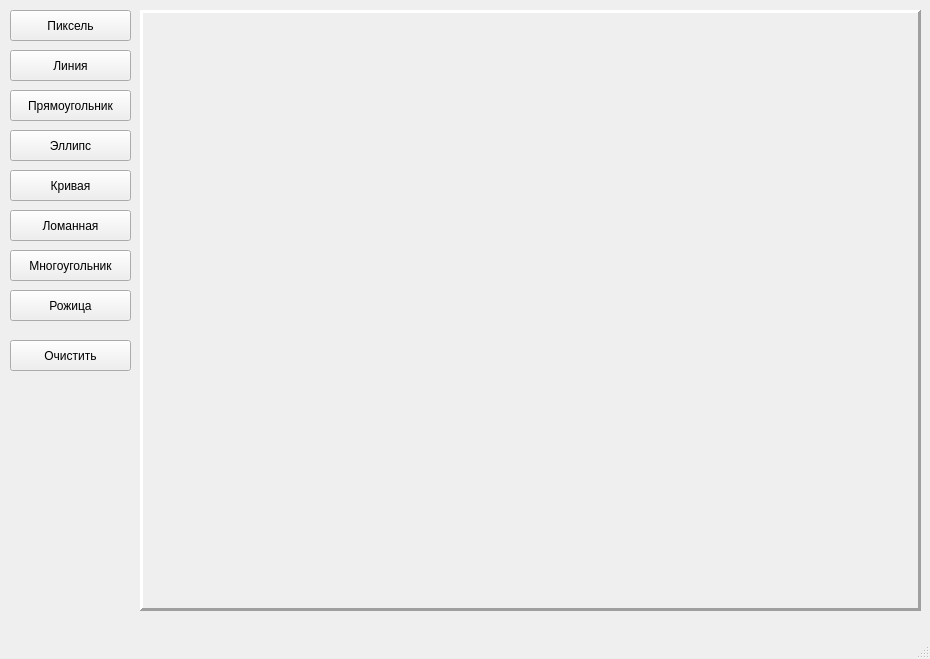
<?xml version="1.0" encoding="UTF-8"?>
<ui version="4.0">
 <class>MainWindow</class>
 <widget class="QMainWindow" name="MainWindow">
  <property name="geometry">
   <rect>
    <x>0</x>
    <y>0</y>
    <width>930</width>
    <height>659</height>
   </rect>
  </property>
  <property name="windowTitle">
   <string>MainWindow</string>
  </property>
  <widget class="QWidget" name="centralwidget">
   <widget class="QPushButton" name="pushButtonClear">
    <property name="geometry">
     <rect>
      <x>10</x>
      <y>340</y>
      <width>121</width>
      <height>31</height>
     </rect>
    </property>
    <property name="text">
     <string>Очистить</string>
    </property>
   </widget>
   <widget class="QFrame" name="frame">
    <property name="geometry">
     <rect>
      <x>140</x>
      <y>10</y>
      <width>781</width>
      <height>601</height>
     </rect>
    </property>
    <property name="frameShape">
     <enum>QFrame::Panel</enum>
    </property>
    <property name="frameShadow">
     <enum>QFrame::Raised</enum>
    </property>
    <property name="lineWidth">
     <number>3</number>
    </property>
    <widget class="canvas" name="widget" native="true">
     <property name="geometry">
      <rect>
       <x>10</x>
       <y>10</y>
       <width>761</width>
       <height>571</height>
      </rect>
     </property>
    </widget>
   </widget>
   <widget class="QPushButton" name="pushButtonPixel">
    <property name="geometry">
     <rect>
      <x>10</x>
      <y>10</y>
      <width>121</width>
      <height>31</height>
     </rect>
    </property>
    <property name="text">
     <string>Пиксель</string>
    </property>
   </widget>
   <widget class="QPushButton" name="pushButtonLine">
    <property name="geometry">
     <rect>
      <x>10</x>
      <y>50</y>
      <width>121</width>
      <height>31</height>
     </rect>
    </property>
    <property name="text">
     <string>Линия</string>
    </property>
   </widget>
   <widget class="QPushButton" name="pushButtonRect">
    <property name="geometry">
     <rect>
      <x>10</x>
      <y>90</y>
      <width>121</width>
      <height>31</height>
     </rect>
    </property>
    <property name="text">
     <string>Прямоугольник</string>
    </property>
   </widget>
   <widget class="QPushButton" name="pushButtonEllips">
    <property name="geometry">
     <rect>
      <x>10</x>
      <y>130</y>
      <width>121</width>
      <height>31</height>
     </rect>
    </property>
    <property name="text">
     <string>Эллипс</string>
    </property>
   </widget>
   <widget class="QPushButton" name="pushButtonCurve">
    <property name="geometry">
     <rect>
      <x>10</x>
      <y>210</y>
      <width>121</width>
      <height>31</height>
     </rect>
    </property>
    <property name="text">
     <string>Ломанная</string>
    </property>
   </widget>
   <widget class="QPushButton" name="pushButtonPolygon">
    <property name="geometry">
     <rect>
      <x>10</x>
      <y>250</y>
      <width>121</width>
      <height>31</height>
     </rect>
    </property>
    <property name="text">
     <string>Многоугольник</string>
    </property>
   </widget>
   <widget class="QPushButton" name="pushButtonArc">
    <property name="geometry">
     <rect>
      <x>10</x>
      <y>170</y>
      <width>121</width>
      <height>31</height>
     </rect>
    </property>
    <property name="text">
     <string>Кривая</string>
    </property>
   </widget>
   <widget class="QPushButton" name="pushButtonSadFace">
    <property name="geometry">
     <rect>
      <x>10</x>
      <y>290</y>
      <width>121</width>
      <height>31</height>
     </rect>
    </property>
    <property name="text">
     <string>Рожица</string>
    </property>
   </widget>
  </widget>
  <widget class="QMenuBar" name="menubar">
   <property name="geometry">
    <rect>
     <x>0</x>
     <y>0</y>
     <width>930</width>
     <height>21</height>
    </rect>
   </property>
  </widget>
  <widget class="QStatusBar" name="statusbar"/>
 </widget>
 <customwidgets>
  <customwidget>
   <class>canvas</class>
   <extends>QWidget</extends>
   <header location="global">canvas.h</header>
   <container>1</container>
  </customwidget>
 </customwidgets>
 <tabstops>
  <tabstop>pushButtonPixel</tabstop>
  <tabstop>pushButtonLine</tabstop>
  <tabstop>pushButtonRect</tabstop>
  <tabstop>pushButtonEllips</tabstop>
  <tabstop>pushButtonArc</tabstop>
  <tabstop>pushButtonCurve</tabstop>
  <tabstop>pushButtonPolygon</tabstop>
  <tabstop>pushButtonSadFace</tabstop>
  <tabstop>pushButtonClear</tabstop>
 </tabstops>
 <resources/>
 <connections/>
</ui>
